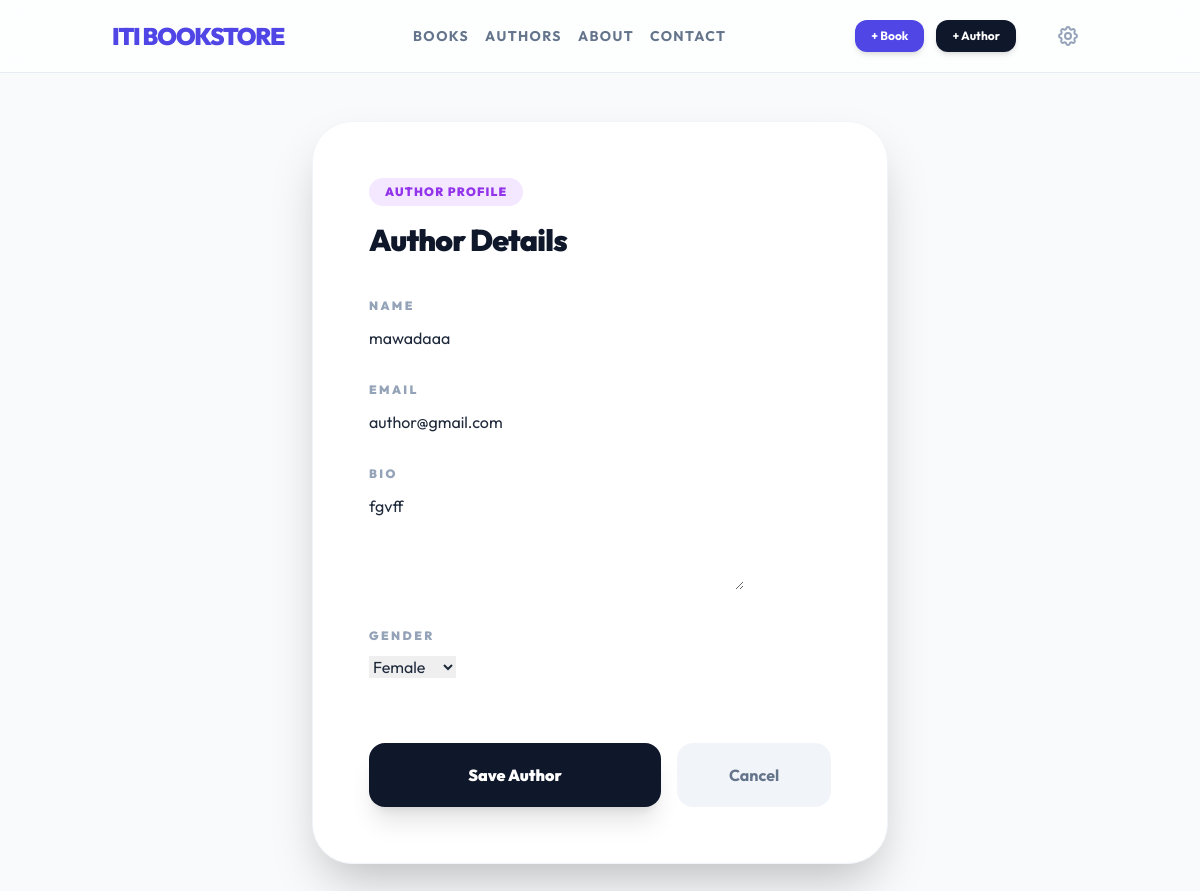
The page /authors/edit/1/ on the database its author committed.
### authors/models.py (models this page shows, shortened)
class Author(models.Model):
    GENDER_CHOICES = [
        ('M', 'Male'),
        ('F', 'Female'),
    ]
    name = models.CharField(max_length=200)
    email = models.EmailField(unique=True)
    bio = models.TextField()
    gender = models.CharField(max_length=1, choices=GENDER_CHOICES)
    created_at = models.DateTimeField(auto_now_add=True)
    updated_at = models.DateTimeField(auto_now=True)

### authors/views.py (the view)
# urls.py: path('edit/<int:pk>/', AuthorUpdateView.as_view(), name='authors.edit'),
class AuthorUpdateView(UpdateView):
    model = Author
    form_class = AuthorForm
    template_name = 'authors/author_form.html'
    success_url = reverse_lazy('authors.landing')

### authors/forms.py
class AuthorForm(forms.ModelForm):
    class Meta:
        model = Author
        fields = ['name', 'email', 'bio', 'gender']
        widgets = {
            'bio': forms.Textarea(attrs={'rows': 4}),
            'gender': forms.Select(),
        }

### authors/templates/authors/author_form.html (shortened to what this page needs)
{% extends "base.html" %}
{% block content %}
<div class="container mx-auto px-6 py-12 flex justify-center">
    <div class="w-full max-w-xl bg-white rounded-[2.5rem] shadow-2xl p-10 md:p-14 border border-slate-100">
        <div class="mb-10 text-center sm:text-left">
            <span class="inline-block bg-purple-100 text-purple-600 px-4 py-1.5 rounded-full text-xs font-black uppercase tracking-widest mb-4">Author Profile</span>
            <h1 class="text-3xl font-black text-slate-900 tracking-tight">Author Details</h1>
        </div>
        <form method="post" class="space-y-8">
            {% for field in form %}
            <div class="space-y-3">
                <label for="{{ field.id_for_label }}" class="block text-xs font-black text-slate-400 uppercase tracking-[0.2em]">
                    {{ field.label }}
                </label>
                {{ field }}
            </div>
            {% endfor %}
            <div class="pt-8 flex flex-col sm:flex-row gap-4">
                <button type="submit" class="flex-1 bg-slate-900 text-white font-black py-5 px-8 rounded-2xl shadow-xl hover:bg-black transition-all transform hover:-translate-y-1">
                    Save Author
                </button>
                <a href="{% url 'authors.landing' %}" class="sm:w-1/3 text-center bg-slate-100 text-slate-500 font-bold py-5 px-8 rounded-2xl hover:bg-slate-200 transition-all">
                    Cancel
                </a>
            </div>
        </form>
    </div>
</div>
{% endblock %}

### templates/base.html (style rules this page uses)
body { font-family: 'Outfit', sans-serif; }

### rows shown on the page
Author: form "mawadaaa" "author@gmail.com" "fgvff" "Female"

### other values the page prints
{{ field.label }} "NAME" "EMAIL" "BIO" "GENDER"
